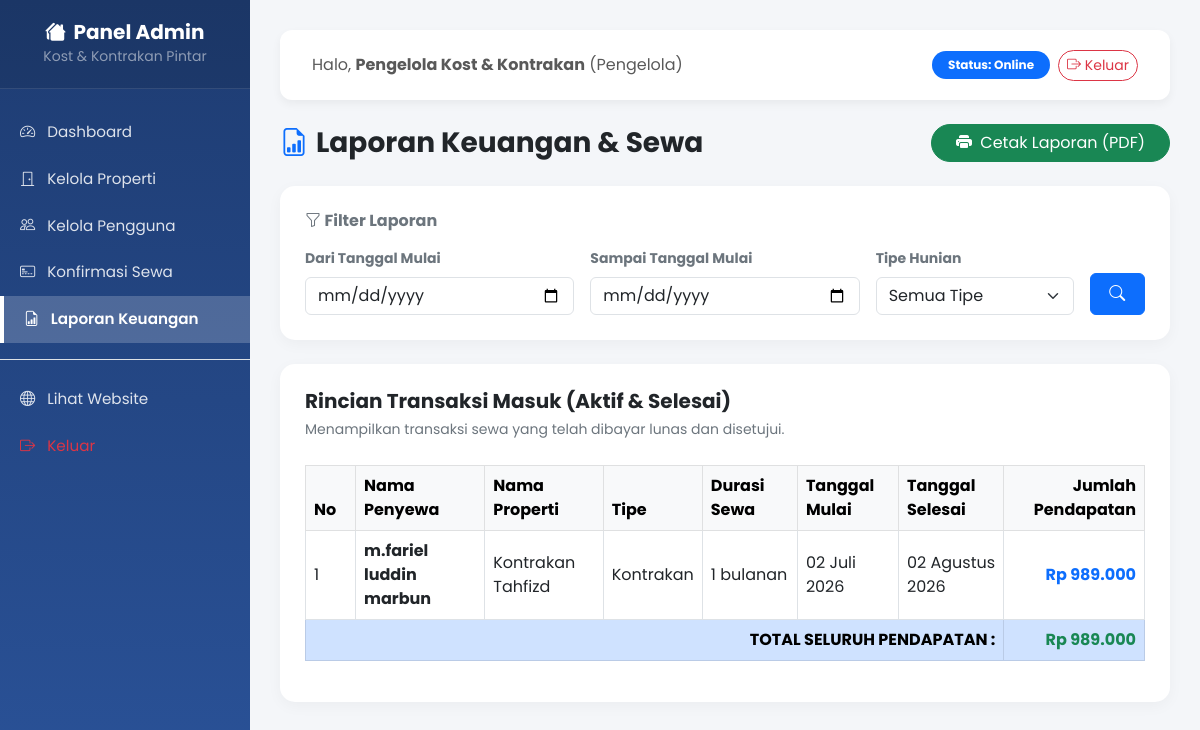
/admin/laporan.php (signed in), run on the app's committed database.
### tables this page shows
CREATE TABLE `sewa` (
  `id_sewa` int(11) NOT NULL,
  `id_pengguna` int(11) NOT NULL,
  `id_properti` int(11) NOT NULL,
  `jenis_durasi` enum('harian','bulanan','tahunan') NOT NULL,
  `jumlah_durasi` int(11) NOT NULL,
  `tanggal_mulai` date NOT NULL,
  `tanggal_selesai` date NOT NULL,
  `total_tagihan` decimal(10,2) NOT NULL,
  `batas_pembayaran` datetime NOT NULL,
  `status_sewa` enum('menunggu_pembayaran','proses_verifikasi','aktif','selesai','dibatalkan') NOT NULL DEFAULT 'menunggu_pembayaran',
  `tanggal_booking` timestamp NOT NULL DEFAULT current_timestamp()
);

CREATE TABLE `pengguna` (
  `id_pengguna` int(11) NOT NULL,
  `nama_lengkap` varchar(100) NOT NULL,
  `username` varchar(50) NOT NULL,
  `password` varchar(255) NOT NULL,
  `email` varchar(100) NOT NULL,
  `nomor_hp` varchar(15) NOT NULL,
  `peran` enum('admin','penyewa') NOT NULL,
  `tanggal_daftar` timestamp NOT NULL DEFAULT current_timestamp()
);

CREATE TABLE `properti` (
  `id_properti` int(11) NOT NULL,
  `nama_properti` varchar(100) NOT NULL,
  `tipe` enum('kost','kontrakan') NOT NULL,
  `deskripsi` text NOT NULL,
  `harga_harian` decimal(10,2) DEFAULT NULL,
  `harga_bulanan` decimal(10,2) DEFAULT NULL,
  `harga_tahunan` decimal(10,2) DEFAULT NULL,
  `status_ketersediaan` enum('tersedia','terisi') NOT NULL DEFAULT 'tersedia',
  `foto` varchar(255) NOT NULL,
  `tanggal_input` timestamp NOT NULL DEFAULT current_timestamp()
);

### konfigurasi/fungsi.php (called while the page is built, shortened)
<?php
function formatRupiah($angka) {
    return "Rp " . number_format($angka, 0, ',', '.');
}
function tanggalIndo($tanggal) {
    $bulanIndo = [
        1 => 'Januari', 'Februari', 'Maret', 'April', 'Mei', 'Juni',
        'Juli', 'Agustus', 'September', 'Oktober', 'November', 'Desember'
    ];
    $split = explode('-', date('Y-m-d', strtotime($tanggal)));
    return $split[2] . ' ' . $bulanIndo[(int)$split[1]] . ' ' . $split[0];
}
?>

### admin/laporan.php (the view, shortened to what this page needs)
<?php
require_once __DIR__ . '/layout/header.php';
$tanggal_awal = isset($_GET['tanggal_awal']) ? $_GET['tanggal_awal'] : '';
$tanggal_akhir = isset($_GET['tanggal_akhir']) ? $_GET['tanggal_akhir'] : '';
$sql = "
    SELECT s.*, p.nama_properti, p.tipe, u.nama_lengkap
    FROM sewa s
    JOIN properti p ON s.id_properti = p.id_properti
    JOIN pengguna u ON s.id_pengguna = u.id_pengguna
    WHERE s.status_sewa IN ('aktif', 'selesai')
";
$params = [];
$sql .= " ORDER BY s.id_sewa ASC";
$query = $koneksi->prepare($sql);
$query->execute($params);
$laporanSewa = $query->fetchAll();
$totalAkumulasi = 0;
foreach ($laporanSewa as $l) {
    $totalAkumulasi += $l['total_tagihan'];
}
?>
<div class="d-flex justify-content-between align-items-center mb-4 btn-print-action">
    <h3 class="fw-bold text-dark mb-0"><i class="bi bi-file-earmark-bar-graph text-primary me-2"></i>Laporan Keuangan & Sewa</h3>
    <button onclick="window.print()" class="btn btn-success rounded-pill px-4"><i class="bi bi-printer-fill me-1"></i> Cetak Laporan (PDF)</button>
</div>
<div class="card main-card mb-4 filter-section">
    <h6 class="fw-bold text-secondary mb-3"><i class="bi bi-funnel"></i> Filter Laporan</h6>
    <form action="" method="GET">
        <div class="row g-3">
            <div class="col-md-4">
                <label class="form-label text-secondary small fw-bold">Dari Tanggal Mulai</label>
                <input type="date" class="form-control" name="tanggal_awal" value="<?= htmlspecialchars($tanggal_awal); ?>">
            </div>
            <div class="col-md-4">
                <label class="form-label text-secondary small fw-bold">Sampai Tanggal Mulai</label>
                <input type="date" class="form-control" name="tanggal_akhir" value="<?= htmlspecialchars($tanggal_akhir); ?>">
            </div>
            <div class="col-md-3">
                <label class="form-label text-secondary small fw-bold">Tipe Hunian</label>
                <select class="form-select" name="tipe">
                    <option value="">Semua Tipe</option>
                </select>
            </div>
            <div class="col-md-1 d-flex align-items-end">
                <button type="submit" class="btn btn-primary w-100 py-2"><i class="bi bi-search"></i></button>
            </div>
        </div>
    </form>
</div>
<div class="card main-card">
    <div class="mb-4">
        <h5 class="fw-bold text-dark mb-1">Rincian Transaksi Masuk (Aktif & Selesai)</h5>
        <small class="text-secondary">Menampilkan transaksi sewa yang telah dibayar lunas dan disetujui.</small>
    </div>
    <?php if (count($laporanSewa) > 0): ?>
        <div class="table-responsive">
            <table class="table table-bordered table-hover align-middle">
                <thead class="table-light">
                    <tr>
                        <th style="width: 50px;">No</th>
                        <th>Nama Penyewa</th>
                        <th>Nama Properti</th>
                        <th>Tipe</th>
                        <th>Durasi Sewa</th>
                        <th>Tanggal Mulai</th>
                        <th>Tanggal Selesai</th>
                        <th class="text-end">Jumlah Pendapatan</th>
                    </tr>
                </thead>
                <tbody>
                    <?php
                    $no = 1;
                    foreach ($laporanSewa as $item):
                    ?>
                        <tr>
                            <td><?= $no++; ?></td>
                            <td><strong><?= htmlspecialchars($item['nama_lengkap']); ?></strong></td>
                            <td><?= htmlspecialchars($item['nama_properti']); ?></td>
                            <td class="text-capitalize"><?= htmlspecialchars($item['tipe']); ?></td>
                            <td><?= $item['jumlah_durasi'] . ' ' . $item['jenis_durasi']; ?></td>
                            <td><?= tanggalIndo($item['tanggal_mulai']); ?></td>
                            <td><?= tanggalIndo($item['tanggal_selesai']); ?></td>
                            <td class="text-end fw-bold text-primary"><?= formatRupiah($item['total_tagihan']); ?></td>
                        </tr>
                    <?php endforeach; ?>
                    <tr class="table-primary fw-bold">
                        <td colspan="7" class="text-end">TOTAL SELURUH PENDAPATAN :</td>
                        <td class="text-end text-success fs-6"><?= formatRupiah($totalAkumulasi); ?></td>
                    </tr>
                </tbody>
            </table>
        </div>
    <?php endif; ?>
</div>
<?php
require_once __DIR__ . '/layout/footer.php';
?>

### admin/layout/header.php (style rules this page uses)
body { font-family: 'Poppins', sans-serif; background-color: #f4f6f9; }
.main-card { background: white; border-radius: 15px; box-shadow: 0 4px 15px rgba(0,0,0,0.04); border: none; padding: 25px; }

### data on the page
sewa: id_pengguna.nama_lengkap "m.fariel luddin marbun", id_properti.nama_properti "Kontrakan Tahfizd", id_properti.tipe "Kontrakan", jumlah_durasi "1", jenis_durasi "bulanan", tanggal_mulai "02 Juli 2026", tanggal_selesai "02 Agustus 2026", total_tagihan "Rp 989.000"

### other printed values
$_SESSION['nama_lengkap'] "Pengelola Kost & Kontrakan"
formatRupiah($totalAkumulasi) "Rp 989.000"
